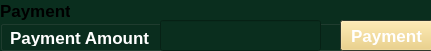
  <widget class="QGroupBox" name="groupBox_3">
   <property name="geometry">
    <rect>
     <x>40</x>
     <y>90</y>
     <width>431</width>
     <height>51</height>
    </rect>
   </property>
   <property name="palette">
    <palette>
     <active>
      <colorrole role="Button">
       <brush brushstyle="SolidPattern">
        <color alpha="255">
         <red>10</red>
         <green>46</green>
         <blue>30</blue>
        </color>
       </brush>
      </colorrole>
      <colorrole role="Text">
       <brush brushstyle="SolidPattern">
        <color alpha="255">
         <red>255</red>
         <green>255</green>
         <blue>255</blue>
        </color>
       </brush>
      </colorrole>
      <colorrole role="BrightText">
       <brush brushstyle="SolidPattern">
        <color alpha="255">
         <red>255</red>
         <green>255</green>
         <blue>255</blue>
        </color>
       </brush>
      </colorrole>
      <colorrole role="ButtonText">
       <brush brushstyle="SolidPattern">
        <color alpha="255">
         <red>255</red>
         <green>255</green>
         <blue>255</blue>
        </color>
       </brush>
      </colorrole>
      <colorrole role="Base">
       <brush brushstyle="SolidPattern">
        <color alpha="255">
         <red>10</red>
         <green>46</green>
         <blue>30</blue>
        </color>
       </brush>
      </colorrole>
      <colorrole role="Window">
       <brush brushstyle="SolidPattern">
        <color alpha="255">
         <red>10</red>
         <green>46</green>
         <blue>30</blue>
        </color>
       </brush>
      </colorrole>
      <colorrole role="ToolTipText">
       <brush brushstyle="SolidPattern">
        <color alpha="255">
         <red>255</red>
         <green>255</green>
         <blue>255</blue>
        </color>
       </brush>
      </colorrole>
      <colorrole role="PlaceholderText">
       <brush brushstyle="NoBrush">
        <color alpha="128">
         <red>0</red>
         <green>0</green>
         <blue>0</blue>
        </color>
       </brush>
      </colorrole>
     </active>
     <inactive>
      <colorrole role="Button">
       <brush brushstyle="SolidPattern">
        <color alpha="255">
         <red>10</red>
         <green>46</green>
         <blue>30</blue>
        </color>
       </brush>
      </colorrole>
      <colorrole role="Text">
       <brush brushstyle="SolidPattern">
        <color alpha="255">
         <red>255</red>
         <green>255</green>
         <blue>255</blue>
        </color>
       </brush>
      </colorrole>
      <colorrole role="BrightText">
       <brush brushstyle="SolidPattern">
        <color alpha="255">
         <red>255</red>
         <green>255</green>
         <blue>255</blue>
        </color>
       </brush>
      </colorrole>
      <colorrole role="ButtonText">
       <brush brushstyle="SolidPattern">
        <color alpha="255">
         <red>255</red>
         <green>255</green>
         <blue>255</blue>
        </color>
       </brush>
      </colorrole>
      <colorrole role="Base">
       <brush brushstyle="SolidPattern">
        <color alpha="255">
         <red>10</red>
         <green>46</green>
         <blue>30</blue>
        </color>
       </brush>
      </colorrole>
      <colorrole role="Window">
       <brush brushstyle="SolidPattern">
        <color alpha="255">
         <red>10</red>
         <green>46</green>
         <blue>30</blue>
        </color>
       </brush>
      </colorrole>
      <colorrole role="ToolTipText">
       <brush brushstyle="SolidPattern">
        <color alpha="255">
         <red>255</red>
         <green>255</green>
         <blue>255</blue>
        </color>
       </brush>
      </colorrole>
      <colorrole role="PlaceholderText">
       <brush brushstyle="NoBrush">
        <color alpha="128">
         <red>255</red>
         <green>255</green>
         <blue>255</blue>
        </color>
       </brush>
      </colorrole>
     </inactive>
     <disabled>
      <colorrole role="Button">
       <brush brushstyle="SolidPattern">
        <color alpha="255">
         <red>10</red>
         <green>46</green>
         <blue>30</blue>
        </color>
       </brush>
      </colorrole>
      <colorrole role="Text">
       <brush brushstyle="SolidPattern">
        <color alpha="255">
         <red>105</red>
         <green>116</green>
         <blue>101</blue>
        </color>
       </brush>
      </colorrole>
      <colorrole role="BrightText">
       <brush brushstyle="SolidPattern">
        <color alpha="255">
         <red>255</red>
         <green>255</green>
         <blue>255</blue>
        </color>
       </brush>
      </colorrole>
      <colorrole role="ButtonText">
       <brush brushstyle="SolidPattern">
        <color alpha="255">
         <red>105</red>
         <green>116</green>
         <blue>101</blue>
        </color>
       </brush>
      </colorrole>
      <colorrole role="Base">
       <brush brushstyle="SolidPattern">
        <color alpha="255">
         <red>10</red>
         <green>46</green>
         <blue>30</blue>
        </color>
       </brush>
      </colorrole>
      <colorrole role="Window">
       <brush brushstyle="SolidPattern">
        <color alpha="255">
         <red>10</red>
         <green>46</green>
         <blue>30</blue>
        </color>
       </brush>
      </colorrole>
      <colorrole role="ToolTipText">
       <brush brushstyle="SolidPattern">
        <color alpha="255">
         <red>255</red>
         <green>255</green>
         <blue>255</blue>
        </color>
       </brush>
      </colorrole>
      <colorrole role="PlaceholderText">
       <brush brushstyle="NoBrush">
        <color alpha="128">
         <red>0</red>
         <green>0</green>
         <blue>0</blue>
        </color>
       </brush>
      </colorrole>
     </disabled>
    </palette>
   </property>
   <property name="font">
    <font>
     <pointsize>13</pointsize>
     <weight>75</weight>
     <bold>true</bold>
    </font>
   </property>
   <property name="title">
    <string>Payment</string>
   </property>
   <widget class="QPushButton" name="paymentButton">
    <property name="geometry">
     <rect>
      <x>340</x>
      <y>20</y>
      <width>93</width>
      <height>31</height>
     </rect>
    </property>
    <property name="palette">
     <palette>
      <active>
       <colorrole role="WindowText">
        <brush brushstyle="SolidPattern">
         <color alpha="255">
          <red>255</red>
          <green>255</green>
          <blue>255</blue>
         </color>
        </brush>
       </colorrole>
       <colorrole role="Button">
        <brush brushstyle="SolidPattern">
         <color alpha="255">
          <red>235</red>
          <green>204</green>
          <blue>113</blue>
         </color>
        </brush>
       </colorrole>
       <colorrole role="Midlight">
        <brush brushstyle="SolidPattern">
         <color alpha="255">
          <red>196</red>
          <green>203</green>
          <blue>193</blue>
         </color>
        </brush>
       </colorrole>
       <colorrole role="Dark">
        <brush brushstyle="SolidPattern">
         <color alpha="255">
          <red>105</red>
          <green>116</green>
          <blue>101</blue>
         </color>
        </brush>
       </colorrole>
       <colorrole role="Mid">
        <brush brushstyle="SolidPattern">
         <color alpha="255">
          <red>115</red>
          <green>132</green>
          <blue>108</blue>
         </color>
        </brush>
       </colorrole>
       <colorrole role="Text">
        <brush brushstyle="SolidPattern">
         <color alpha="255">
          <red>255</red>
          <green>255</green>
          <blue>255</blue>
         </color>
        </brush>
       </colorrole>
       <colorrole role="BrightText">
        <brush brushstyle="SolidPattern">
         <color alpha="255">
          <red>255</red>
          <green>255</green>
          <blue>255</blue>
         </color>
        </brush>
       </colorrole>
       <colorrole role="ButtonText">
        <brush brushstyle="SolidPattern">
         <color alpha="255">
          <red>255</red>
          <green>255</green>
          <blue>255</blue>
         </color>
        </brush>
       </colorrole>
       <colorrole role="Base">
        <brush brushstyle="SolidPattern">
         <color alpha="255">
          <red>254</red>
          <green>239</green>
          <blue>197</blue>
         </color>
        </brush>
       </colorrole>
       <colorrole role="Window">
        <brush brushstyle="SolidPattern">
         <color alpha="255">
          <red>97</red>
          <green>114</green>
          <blue>91</blue>
         </color>
        </brush>
       </colorrole>
       <colorrole role="Highlight">
        <brush brushstyle="SolidPattern">
         <color alpha="255">
          <red>26</red>
          <green>55</green>
          <blue>35</blue>
         </color>
        </brush>
       </colorrole>
       <colorrole role="HighlightedText">
        <brush brushstyle="SolidPattern">
         <color alpha="255">
          <red>254</red>
          <green>239</green>
          <blue>197</blue>
         </color>
        </brush>
       </colorrole>
       <colorrole role="LinkVisited">
        <brush brushstyle="SolidPattern">
         <color alpha="255">
          <red>205</red>
          <green>171</green>
          <blue>143</blue>
         </color>
        </brush>
       </colorrole>
       <colorrole role="AlternateBase">
        <brush brushstyle="SolidPattern">
         <color alpha="255">
          <red>69</red>
          <green>80</green>
          <blue>65</blue>
         </color>
        </brush>
       </colorrole>
       <colorrole role="ToolTipBase">
        <brush brushstyle="SolidPattern">
         <color alpha="255">
          <red>255</red>
          <green>246</green>
          <blue>242</blue>
         </color>
        </brush>
       </colorrole>
       <colorrole role="PlaceholderText">
        <brush brushstyle="SolidPattern">
         <color alpha="255">
          <red>105</red>
          <green>116</green>
          <blue>101</blue>
         </color>
        </brush>
       </colorrole>
      </active>
      <inactive>
       <colorrole role="WindowText">
        <brush brushstyle="SolidPattern">
         <color alpha="255">
          <red>255</red>
          <green>255</green>
          <blue>255</blue>
         </color>
        </brush>
       </colorrole>
       <colorrole role="Button">
        <brush brushstyle="SolidPattern">
         <color alpha="255">
          <red>235</red>
          <green>204</green>
          <blue>113</blue>
         </color>
        </brush>
       </colorrole>
       <colorrole role="Midlight">
        <brush brushstyle="SolidPattern">
         <color alpha="255">
          <red>196</red>
          <green>203</green>
          <blue>193</blue>
         </color>
        </brush>
       </colorrole>
       <colorrole role="Dark">
        <brush brushstyle="SolidPattern">
         <color alpha="255">
          <red>105</red>
          <green>116</green>
          <blue>101</blue>
         </color>
        </brush>
       </colorrole>
       <colorrole role="Mid">
        <brush brushstyle="SolidPattern">
         <color alpha="255">
          <red>115</red>
          <green>132</green>
          <blue>108</blue>
         </color>
        </brush>
       </colorrole>
       <colorrole role="Text">
        <brush brushstyle="SolidPattern">
         <color alpha="255">
          <red>255</red>
          <green>255</green>
          <blue>255</blue>
         </color>
        </brush>
       </colorrole>
       <colorrole role="BrightText">
        <brush brushstyle="SolidPattern">
         <color alpha="255">
          <red>255</red>
          <green>255</green>
          <blue>255</blue>
         </color>
        </brush>
       </colorrole>
       <colorrole role="ButtonText">
        <brush brushstyle="SolidPattern">
         <color alpha="255">
          <red>255</red>
          <green>255</green>
          <blue>255</blue>
         </color>
        </brush>
       </colorrole>
       <colorrole role="Base">
        <brush brushstyle="SolidPattern">
         <color alpha="255">
          <red>254</red>
          <green>239</green>
          <blue>197</blue>
         </color>
        </brush>
       </colorrole>
       <colorrole role="Window">
        <brush brushstyle="SolidPattern">
         <color alpha="255">
          <red>69</red>
          <green>80</green>
          <blue>65</blue>
         </color>
        </brush>
       </colorrole>
       <colorrole role="Highlight">
        <brush brushstyle="SolidPattern">
         <color alpha="255">
          <red>26</red>
          <green>55</green>
          <blue>35</blue>
         </color>
        </brush>
       </colorrole>
       <colorrole role="HighlightedText">
        <brush brushstyle="SolidPattern">
         <color alpha="255">
          <red>254</red>
          <green>239</green>
          <blue>197</blue>
         </color>
        </brush>
       </colorrole>
       <colorrole role="LinkVisited">
        <brush brushstyle="SolidPattern">
         <color alpha="255">
          <red>205</red>
          <green>171</green>
          <blue>143</blue>
         </color>
        </brush>
       </colorrole>
       <colorrole role="AlternateBase">
        <brush brushstyle="SolidPattern">
         <color alpha="255">
          <red>69</red>
          <green>80</green>
          <blue>65</blue>
         </color>
        </brush>
       </colorrole>
       <colorrole role="ToolTipBase">
        <brush brushstyle="SolidPattern">
         <color alpha="255">
          <red>255</red>
          <green>246</green>
          <blue>242</blue>
         </color>
        </brush>
       </colorrole>
       <colorrole role="PlaceholderText">
        <brush brushstyle="SolidPattern">
         <color alpha="255">
          <red>105</red>
          <green>116</green>
          <blue>101</blue>
         </color>
        </brush>
       </colorrole>
      </inactive>
      <disabled>
       <colorrole role="WindowText">
        <brush brushstyle="SolidPattern">
         <color alpha="255">
          <red>105</red>
          <green>116</green>
          <blue>101</blue>
         </color>
        </brush>
       </colorrole>
       <colorrole role="Button">
        <brush brushstyle="SolidPattern">
         <color alpha="255">
          <red>235</red>
          <green>204</green>
          <blue>113</blue>
         </color>
        </brush>
       </colorrole>
       <colorrole role="Midlight">
        <brush brushstyle="SolidPattern">
         <color alpha="255">
          <red>196</red>
          <green>203</green>
          <blue>193</blue>
         </color>
        </brush>
       </colorrole>
       <colorrole role="Dark">
        <brush brushstyle="SolidPattern">
         <color alpha="255">
          <red>105</red>
          <green>116</green>
          <blue>101</blue>
         </color>
        </brush>
       </colorrole>
       <colorrole role="Mid">
        <brush brushstyle="SolidPattern">
         <color alpha="255">
          <red>115</red>
          <green>132</green>
          <blue>108</blue>
         </color>
        </brush>
       </colorrole>
       <colorrole role="Text">
        <brush brushstyle="SolidPattern">
         <color alpha="255">
          <red>105</red>
          <green>116</green>
          <blue>101</blue>
         </color>
        </brush>
       </colorrole>
       <colorrole role="BrightText">
        <brush brushstyle="SolidPattern">
         <color alpha="255">
          <red>255</red>
          <green>255</green>
          <blue>255</blue>
         </color>
        </brush>
       </colorrole>
       <colorrole role="ButtonText">
        <brush brushstyle="SolidPattern">
         <color alpha="255">
          <red>105</red>
          <green>116</green>
          <blue>101</blue>
         </color>
        </brush>
       </colorrole>
       <colorrole role="Base">
        <brush brushstyle="SolidPattern">
         <color alpha="255">
          <red>97</red>
          <green>114</green>
          <blue>91</blue>
         </color>
        </brush>
       </colorrole>
       <colorrole role="Window">
        <brush brushstyle="SolidPattern">
         <color alpha="255">
          <red>26</red>
          <green>55</green>
          <blue>35</blue>
         </color>
        </brush>
       </colorrole>
       <colorrole role="Highlight">
        <brush brushstyle="SolidPattern">
         <color alpha="255">
          <red>145</red>
          <green>145</green>
          <blue>145</blue>
         </color>
        </brush>
       </colorrole>
       <colorrole role="HighlightedText">
        <brush brushstyle="SolidPattern">
         <color alpha="255">
          <red>254</red>
          <green>239</green>
          <blue>197</blue>
         </color>
        </brush>
       </colorrole>
       <colorrole role="LinkVisited">
        <brush brushstyle="SolidPattern">
         <color alpha="255">
          <red>205</red>
          <green>171</green>
          <blue>143</blue>
         </color>
        </brush>
       </colorrole>
       <colorrole role="AlternateBase">
        <brush brushstyle="SolidPattern">
         <color alpha="255">
          <red>69</red>
          <green>80</green>
          <blue>65</blue>
         </color>
        </brush>
       </colorrole>
       <colorrole role="ToolTipBase">
        <brush brushstyle="SolidPattern">
         <color alpha="255">
          <red>255</red>
          <green>246</green>
          <blue>242</blue>
         </color>
        </brush>
       </colorrole>
       <colorrole role="PlaceholderText">
        <brush brushstyle="SolidPattern">
         <color alpha="255">
          <red>105</red>
          <green>116</green>
          <blue>101</blue>
         </color>
        </brush>
       </colorrole>
      </disabled>
     </palette>
    </property>
    <property name="font">
     <font>
      <pointsize>13</pointsize>
      <weight>75</weight>
      <bold>true</bold>
     </font>
    </property>
    <property name="text">
     <string>Payment</string>
    </property>
   </widget>
   <widget class="QLabel" name="label_2">
    <property name="geometry">
     <rect>
      <x>10</x>
      <y>30</y>
      <width>161</width>
      <height>16</height>
     </rect>
    </property>
    <property name="palette">
     <palette>
      <active>
       <colorrole role="WindowText">
        <brush brushstyle="SolidPattern">
         <color alpha="255">
          <red>255</red>
          <green>255</green>
          <blue>255</blue>
         </color>
        </brush>
       </colorrole>
       <colorrole role="Button">
        <brush brushstyle="SolidPattern">
         <color alpha="255">
          <red>10</red>
          <green>46</green>
          <blue>30</blue>
         </color>
        </brush>
       </colorrole>
       <colorrole role="Text">
        <brush brushstyle="SolidPattern">
         <color alpha="255">
          <red>255</red>
          <green>255</green>
          <blue>255</blue>
         </color>
        </brush>
       </colorrole>
       <colorrole role="ButtonText">
        <brush brushstyle="SolidPattern">
         <color alpha="255">
          <red>255</red>
          <green>255</green>
          <blue>255</blue>
         </color>
        </brush>
       </colorrole>
       <colorrole role="Base">
        <brush brushstyle="SolidPattern">
         <color alpha="255">
          <red>10</red>
          <green>46</green>
          <blue>30</blue>
         </color>
        </brush>
       </colorrole>
       <colorrole role="Window">
        <brush brushstyle="SolidPattern">
         <color alpha="255">
          <red>10</red>
          <green>46</green>
          <blue>30</blue>
         </color>
        </brush>
       </colorrole>
       <colorrole role="ToolTipText">
        <brush brushstyle="SolidPattern">
         <color alpha="255">
          <red>255</red>
          <green>255</green>
          <blue>255</blue>
         </color>
        </brush>
       </colorrole>
       <colorrole role="PlaceholderText">
        <brush brushstyle="SolidPattern">
         <color alpha="128">
          <red>255</red>
          <green>255</green>
          <blue>255</blue>
         </color>
        </brush>
       </colorrole>
      </active>
      <inactive>
       <colorrole role="WindowText">
        <brush brushstyle="SolidPattern">
         <color alpha="255">
          <red>255</red>
          <green>255</green>
          <blue>255</blue>
         </color>
        </brush>
       </colorrole>
       <colorrole role="Button">
        <brush brushstyle="SolidPattern">
         <color alpha="255">
          <red>10</red>
          <green>46</green>
          <blue>30</blue>
         </color>
        </brush>
       </colorrole>
       <colorrole role="Text">
        <brush brushstyle="SolidPattern">
         <color alpha="255">
          <red>255</red>
          <green>255</green>
          <blue>255</blue>
         </color>
        </brush>
       </colorrole>
       <colorrole role="ButtonText">
        <brush brushstyle="SolidPattern">
         <color alpha="255">
          <red>255</red>
          <green>255</green>
          <blue>255</blue>
         </color>
        </brush>
       </colorrole>
       <colorrole role="Base">
        <brush brushstyle="SolidPattern">
         <color alpha="255">
          <red>10</red>
          <green>46</green>
          <blue>30</blue>
         </color>
        </brush>
       </colorrole>
       <colorrole role="Window">
        <brush brushstyle="SolidPattern">
         <color alpha="255">
          <red>10</red>
          <green>46</green>
          <blue>30</blue>
         </color>
        </brush>
       </colorrole>
       <colorrole role="ToolTipText">
        <brush brushstyle="SolidPattern">
         <color alpha="255">
          <red>255</red>
          <green>255</green>
          <blue>255</blue>
         </color>
        </brush>
       </colorrole>
       <colorrole role="PlaceholderText">
        <brush brushstyle="SolidPattern">
         <color alpha="128">
          <red>255</red>
          <green>255</green>
          <blue>255</blue>
         </color>
        </brush>
       </colorrole>
      </inactive>
      <disabled>
       <colorrole role="WindowText">
        <brush brushstyle="SolidPattern">
         <color alpha="255">
          <red>190</red>
          <green>190</green>
          <blue>190</blue>
         </color>
        </brush>
       </colorrole>
       <colorrole role="Button">
        <brush brushstyle="SolidPattern">
         <color alpha="255">
          <red>10</red>
          <green>46</green>
          <blue>30</blue>
         </color>
        </brush>
       </colorrole>
       <colorrole role="Text">
        <brush brushstyle="SolidPattern">
         <color alpha="255">
          <red>190</red>
          <green>190</green>
          <blue>190</blue>
         </color>
        </brush>
       </colorrole>
       <colorrole role="ButtonText">
        <brush brushstyle="SolidPattern">
         <color alpha="255">
          <red>190</red>
          <green>190</green>
          <blue>190</blue>
         </color>
        </brush>
       </colorrole>
       <colorrole role="Base">
        <brush brushstyle="SolidPattern">
         <color alpha="255">
          <red>10</red>
          <green>46</green>
          <blue>30</blue>
         </color>
        </brush>
       </colorrole>
       <colorrole role="Window">
        <brush brushstyle="SolidPattern">
         <color alpha="255">
          <red>10</red>
          <green>46</green>
          <blue>30</blue>
         </color>
        </brush>
       </colorrole>
       <colorrole role="ToolTipText">
        <brush brushstyle="SolidPattern">
         <color alpha="255">
          <red>255</red>
          <green>255</green>
          <blue>255</blue>
         </color>
        </brush>
       </colorrole>
       <colorrole role="PlaceholderText">
        <brush brushstyle="SolidPattern">
         <color alpha="128">
          <red>0</red>
          <green>0</green>
          <blue>0</blue>
         </color>
        </brush>
       </colorrole>
      </disabled>
     </palette>
    </property>
    <property name="font">
     <font>
      <pointsize>13</pointsize>
      <weight>75</weight>
      <bold>true</bold>
     </font>
    </property>
    <property name="text">
     <string>Payment Amount</string>
    </property>
   </widget>
   <widget class="QLineEdit" name="paymentEdit">
    <property name="geometry">
     <rect>
      <x>160</x>
      <y>20</y>
      <width>161</width>
      <height>31</height>
     </rect>
    </property>
    <property name="palette">
     <palette>
      <active>
       <colorrole role="WindowText">
        <brush brushstyle="SolidPattern">
         <color alpha="255">
          <red>255</red>
          <green>255</green>
          <blue>255</blue>
         </color>
        </brush>
       </colorrole>
       <colorrole role="Button">
        <brush brushstyle="SolidPattern">
         <color alpha="255">
          <red>10</red>
          <green>46</green>
          <blue>30</blue>
         </color>
        </brush>
       </colorrole>
       <colorrole role="Base">
        <brush brushstyle="SolidPattern">
         <color alpha="255">
          <red>10</red>
          <green>46</green>
          <blue>30</blue>
         </color>
        </brush>
       </colorrole>
       <colorrole role="Window">
        <brush brushstyle="SolidPattern">
         <color alpha="255">
          <red>10</red>
          <green>46</green>
          <blue>30</blue>
         </color>
        </brush>
       </colorrole>
      </active>
      <inactive>
       <colorrole role="WindowText">
        <brush brushstyle="SolidPattern">
         <color alpha="255">
          <red>255</red>
          <green>255</green>
          <blue>255</blue>
         </color>
        </brush>
       </colorrole>
       <colorrole role="Button">
        <brush brushstyle="SolidPattern">
         <color alpha="255">
          <red>10</red>
          <green>46</green>
          <blue>30</blue>
         </color>
        </brush>
       </colorrole>
       <colorrole role="Base">
        <brush brushstyle="SolidPattern">
         <color alpha="255">
          <red>10</red>
          <green>46</green>
          <blue>30</blue>
         </color>
        </brush>
       </colorrole>
       <colorrole role="Window">
        <brush brushstyle="SolidPattern">
         <color alpha="255">
          <red>10</red>
          <green>46</green>
          <blue>30</blue>
         </color>
        </brush>
       </colorrole>
      </inactive>
      <disabled>
       <colorrole role="WindowText">
        <brush brushstyle="SolidPattern">
         <color alpha="255">
          <red>190</red>
          <green>190</green>
          <blue>190</blue>
         </color>
        </brush>
       </colorrole>
       <colorrole role="Button">
        <brush brushstyle="SolidPattern">
         <color alpha="255">
          <red>10</red>
          <green>46</green>
          <blue>30</blue>
         </color>
        </brush>
       </colorrole>
       <colorrole role="Base">
        <brush brushstyle="SolidPattern">
         <color alpha="255">
          <red>10</red>
          <green>46</green>
          <blue>30</blue>
         </color>
        </brush>
       </colorrole>
       <colorrole role="Window">
        <brush brushstyle="SolidPattern">
         <color alpha="255">
          <red>10</red>
          <green>46</green>
          <blue>30</blue>
         </color>
        </brush>
       </colorrole>
      </disabled>
     </palette>
    </property>
    <property name="font">
     <font>
      <pointsize>13</pointsize>
      <weight>75</weight>
      <bold>true</bold>
     </font>
    </property>
   </widget>
  </widget>
